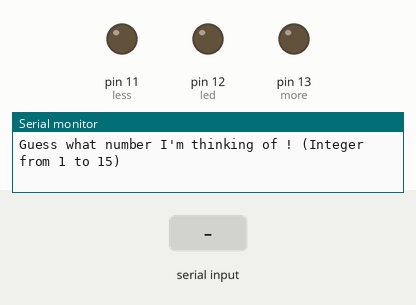
This sketch was run on a simulated Arduino Uno, built with avr-gcc and run on an emulated ATmega328P. On the bench: output pins drawn as LEDs (lit = HIGH), the last lines printed to the serial monitor. Inputs (shaded band) come from the test bench. Random numbers use the default seed unless the sketch sets one.

Above: at 1.2 s.
1.3 s: "90,45\n" received over Serial
At 2.8 s:
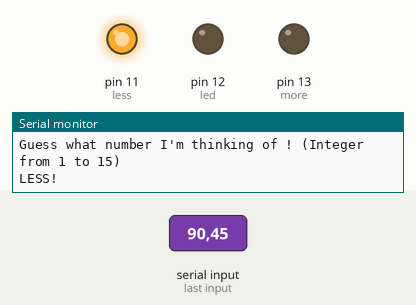
4.3 s: "0\n" received over Serial
At 6.1 s:
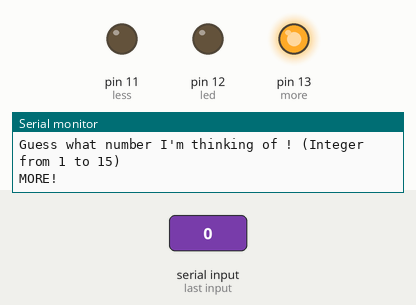
7.3 s: "30,150\n" received over Serial
At 10.1 s:
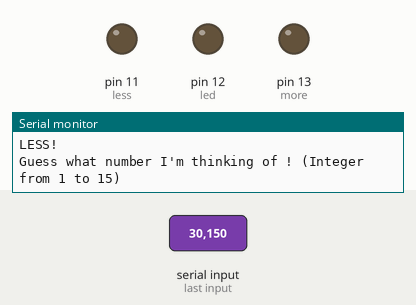
10.3 s: "5\n" received over Serial
At 11.9 s:
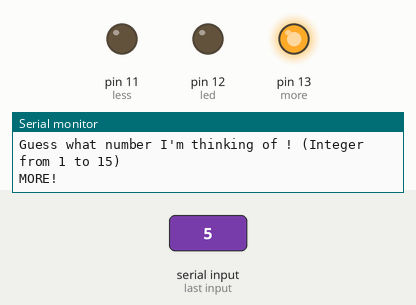
Timing chart, 0 to 13.8 s (numbered marks = the images above; inputs shaded):
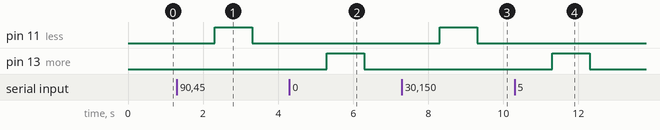

The sketch:

More_Less.ino
```cpp
// (licence header left out)
/* COPYRIGHT MICHEL CHATMAJIAN 2016*/
/* COPYRIGHT MICHEL CHATMAJIAN 2016*/
/* COPYRIGHT MICHEL CHATMAJIAN 2016*/
/* COPYRIGHT MICHEL CHATMAJIAN 2016*/
/* COPYRIGHT MICHEL CHATMAJIAN 2016*/
const int led = 12;
const int more = 13;
const int less = 11;
boolean new_ = true;
int AI_number = 0;
boolean good = true;
int lights[] = {more,led,less};

void setup() {
  // put your setup code here, to run once:
pinMode(led,OUTPUT);
pinMode(more,OUTPUT);
pinMode(less,OUTPUT);
Serial.begin(9600);
}

void loop() {
  // put your main code here, to run repeatedly:
Serial.println("Guess what number I'm thinking of ! (Integer from 1 to 15)");
if(new_){
AI_number = random(1,15);
}
while(Serial.available() == 0){
}
int answer = Serial.readString().toInt();
if(answer > AI_number){
less_();
new_ = false;
}
else if(answer < AI_number){
  more_();
  new_=false;
}
else if (answer == AI_number){
  Serial.println("Correct!");
  new_ = true;
  flicker();
}

}

void checker(int n){
  if(n > 15 || n < 1){
    Serial.println("Your guess was not between 1 and 15 please try again!");
    good = false;
  }
}

int rand(){
return random(1,15);
}

void more_(){
   Serial.println("MORE!");
   digitalWrite(lights[0],HIGH);
   delay(1000);
   digitalWrite(more,LOW);
}

void less_(){
   Serial.println("LESS!");
   digitalWrite(less,HIGH);
   delay(1000);
   digitalWrite(less,LOW);
}

void flicker(){
  for(int j = 0;j < 3;j ++){
for(int i = 0; i <= 2; i++){
  digitalWrite(lights[i],HIGH);
  delay(400);
}
for(int i = 0; i <= 2; i++){
  digitalWrite(lights[i],LOW);
  delay(400);
}
  }


}
```

Measured:
- after the input at 1.3 s, pin 11 (less): LOW → HIGH after 1.0 s, → LOW 1.0 s later
- after the input at 4.3 s, pin 13 (more): LOW → HIGH after 1.0 s, → LOW 1.0 s later
- after the input at 7.3 s, pin 11 (less): LOW → HIGH after 1.0 s, → LOW 1.0 s later
- after the input at 10.3 s, pin 13 (more): LOW → HIGH after 1.0 s, → LOW 1.0 s later
